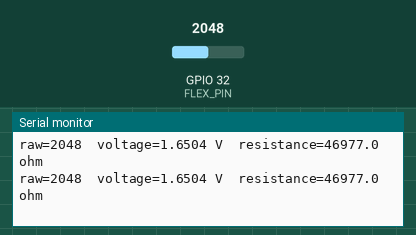
A program run on a simulated ESP32. On the bench: the last lines printed to the serial monitor. Inputs (shaded band) come from the test bench; at power-on: GPIO 32 (FLEX_PIN) = 2048 (analog values on the 0–4095 scale).

Above: at 1.6 s.
1.7 s: GPIO 32 (FLEX_PIN) set to 0
At 2.05 s:
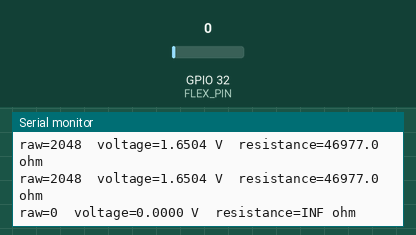
3.7 s: GPIO 32 (FLEX_PIN) set to 87
At 3.84 s:
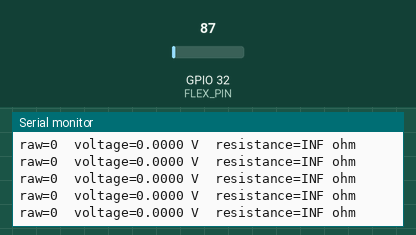

The program:

main.cpp
```cpp
#include <Arduino.h>
#include <math.h>

static constexpr uint8_t FLEX_PIN = 32;
static constexpr uint32_t R_DIV_OHM = 47000;
static constexpr float VCC = 3.3f;
static constexpr int ADC_MAX = 4095;
static constexpr int ADC_SAMPLES = 16;
static constexpr uint32_t PRINT_PERIOD_MS = 200;

static int readAdcAverage(uint8_t pin, int samples)
{
    if (samples < 1)
        samples = 1;

    uint32_t sum = 0;
    for (int i = 0; i < samples; ++i)
    {
        sum += analogRead(pin);
        delayMicroseconds(120);
    }

    return (int)(sum / (uint32_t)samples);
}

static float adcToVoltage(int raw)
{
    return ((float)raw / (float)ADC_MAX) * VCC;
}

static float flexResistanceOhmFromRaw(int raw)
{
    if (raw <= 0)
        return INFINITY;

    if (raw >= ADC_MAX)
        raw = ADC_MAX - 1;

    const float vOut = adcToVoltage(raw);
    if (vOut <= 0.0001f)
        return INFINITY;

    // SparkFun divider: flex sensor to 3.3V, 47k resistor to GND, ADC on the midpoint.
    return (float)R_DIV_OHM * (VCC / vOut - 1.0f);
}

void setup()
{
    Serial.begin(115200);
    delay(400);

    analogReadResolution(12);
    analogSetAttenuation(ADC_11db);
    analogSetPinAttenuation(FLEX_PIN, ADC_11db);

    pinMode(FLEX_PIN, INPUT);

    // Warm up the ADC channel a bit before the first printed value.
    for (int i = 0; i < 8; ++i)
    {
        (void)analogRead(FLEX_PIN);
        delay(10);
    }

    Serial.println();
    Serial.println("ESP32 flex sensor monitor");
    Serial.println("Wiring:");
    Serial.println("  3.3V -> flex sensor -> GPIO32 -> 47k -> GND");
    Serial.println("Output format: raw, voltage, resistance");
    Serial.println();
}

void loop()
{
    static uint32_t lastPrintMs = 0;
    const uint32_t nowMs = millis();

    if (nowMs - lastPrintMs < PRINT_PERIOD_MS)
        return;

    lastPrintMs = nowMs;

    const int raw = readAdcAverage(FLEX_PIN, ADC_SAMPLES);
    const float voltage = adcToVoltage(raw);
    const float resistanceOhm = flexResistanceOhmFromRaw(raw);

    Serial.print("raw=");
    Serial.print(raw);
    Serial.print("  voltage=");
    Serial.print(voltage, 4);
    Serial.print(" V  resistance=");

    if (isfinite(resistanceOhm))
        Serial.print(resistanceOhm, 1);
    else
        Serial.print("INF");

    Serial.println(" ohm");
}
```

Measured:
- after the input at 1.7 s, the serial monitor: prints a new line after 0.19 s (image 1)
